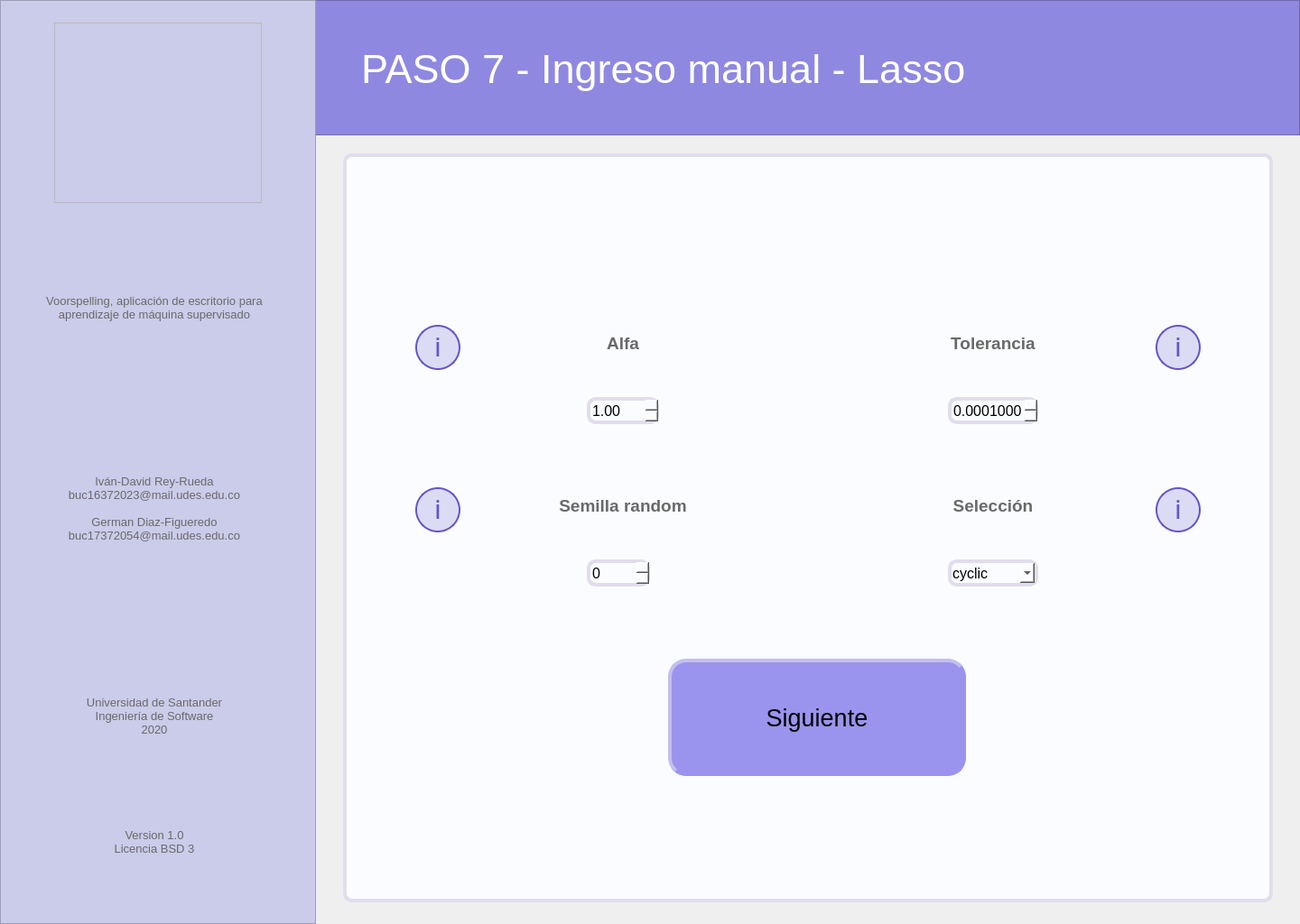
<?xml version="1.0" encoding="UTF-8"?>
<ui version="4.0">
 <class>MainWindow</class>
 <widget class="QMainWindow" name="MainWindow">
  <property name="geometry">
   <rect>
    <x>0</x>
    <y>0</y>
    <width>1440</width>
    <height>1024</height>
   </rect>
  </property>
  <property name="minimumSize">
   <size>
    <width>1440</width>
    <height>1024</height>
   </size>
  </property>
  <property name="maximumSize">
   <size>
    <width>1440</width>
    <height>1024</height>
   </size>
  </property>
  <property name="windowTitle">
   <string>Voorspelling</string>
  </property>
  <widget class="QWidget" name="centralwidget">
   <widget class="QFrame" name="left_bar">
    <property name="geometry">
     <rect>
      <x>0</x>
      <y>0</y>
      <width>350</width>
      <height>1024</height>
     </rect>
    </property>
    <property name="styleSheet">
     <string notr="true">background-color: rgb(203, 203, 234);

</string>
    </property>
    <property name="frameShape">
     <enum>QFrame::StyledPanel</enum>
    </property>
    <property name="frameShadow">
     <enum>QFrame::Raised</enum>
    </property>
    <widget class="QLabel" name="lbl_left_1">
     <property name="geometry">
      <rect>
       <x>18</x>
       <y>278</y>
       <width>306</width>
       <height>126</height>
      </rect>
     </property>
     <property name="font">
      <font>
       <pointsize>10</pointsize>
      </font>
     </property>
     <property name="styleSheet">
      <string notr="true">color: rgb(105, 105, 105);</string>
     </property>
     <property name="text">
      <string>Voorspelling, aplicación de escritorio para aprendizaje de máquina supervisado</string>
     </property>
     <property name="alignment">
      <set>Qt::AlignCenter</set>
     </property>
     <property name="wordWrap">
      <bool>true</bool>
     </property>
    </widget>
    <widget class="QLabel" name="lbl_left_2">
     <property name="geometry">
      <rect>
       <x>18</x>
       <y>500</y>
       <width>306</width>
       <height>126</height>
      </rect>
     </property>
     <property name="font">
      <font>
       <pointsize>10</pointsize>
      </font>
     </property>
     <property name="styleSheet">
      <string notr="true">color: rgb(105, 105, 105);</string>
     </property>
     <property name="text">
      <string>Iván-David Rey-Rueda
buc16372023@mail.udes.edu.co

German Diaz-Figueredo
buc17372054@mail.udes.edu.co</string>
     </property>
     <property name="alignment">
      <set>Qt::AlignCenter</set>
     </property>
     <property name="wordWrap">
      <bool>true</bool>
     </property>
    </widget>
    <widget class="QLabel" name="lbl_left_3">
     <property name="geometry">
      <rect>
       <x>18</x>
       <y>730</y>
       <width>306</width>
       <height>126</height>
      </rect>
     </property>
     <property name="font">
      <font>
       <pointsize>10</pointsize>
      </font>
     </property>
     <property name="styleSheet">
      <string notr="true">color: rgb(105, 105, 105);</string>
     </property>
     <property name="text">
      <string>Universidad de Santander
Ingeniería de Software
2020</string>
     </property>
     <property name="alignment">
      <set>Qt::AlignCenter</set>
     </property>
     <property name="wordWrap">
      <bool>true</bool>
     </property>
    </widget>
    <widget class="QLabel" name="lbl_left_4">
     <property name="geometry">
      <rect>
       <x>18</x>
       <y>870</y>
       <width>306</width>
       <height>126</height>
      </rect>
     </property>
     <property name="font">
      <font>
       <pointsize>10</pointsize>
      </font>
     </property>
     <property name="styleSheet">
      <string notr="true">color: rgb(105, 105, 105);</string>
     </property>
     <property name="text">
      <string>Version 1.0
Licencia BSD 3</string>
     </property>
     <property name="alignment">
      <set>Qt::AlignCenter</set>
     </property>
     <property name="wordWrap">
      <bool>true</bool>
     </property>
    </widget>
   </widget>
   <widget class="QFrame" name="logo">
    <property name="geometry">
     <rect>
      <x>60</x>
      <y>25</y>
      <width>230</width>
      <height>200</height>
     </rect>
    </property>
    <property name="styleSheet">
     <string notr="true">image: url(:/image/voorspelling_logo.png);</string>
    </property>
    <property name="frameShape">
     <enum>QFrame::StyledPanel</enum>
    </property>
    <property name="frameShadow">
     <enum>QFrame::Raised</enum>
    </property>
   </widget>
   <widget class="QFrame" name="up_bar">
    <property name="geometry">
     <rect>
      <x>0</x>
      <y>0</y>
      <width>1440</width>
      <height>150</height>
     </rect>
    </property>
    <property name="styleSheet">
     <string notr="true">background-color: rgb(143, 136, 224);</string>
    </property>
    <property name="frameShape">
     <enum>QFrame::StyledPanel</enum>
    </property>
    <property name="frameShadow">
     <enum>QFrame::Raised</enum>
    </property>
    <widget class="QLabel" name="lbl_tittle">
     <property name="geometry">
      <rect>
       <x>400</x>
       <y>40</y>
       <width>761</width>
       <height>72</height>
      </rect>
     </property>
     <property name="font">
      <font>
       <family>MS Shell Dlg 2</family>
       <pointsize>34</pointsize>
       <weight>50</weight>
       <italic>false</italic>
       <bold>false</bold>
      </font>
     </property>
     <property name="styleSheet">
      <string notr="true">border: none;
color: rgb(255, 255, 255);</string>
     </property>
     <property name="text">
      <string>PASO 7 - Ingreso manual - Lasso</string>
     </property>
     <property name="scaledContents">
      <bool>false</bool>
     </property>
     <property name="alignment">
      <set>Qt::AlignLeading|Qt::AlignLeft|Qt::AlignVCenter</set>
     </property>
     <property name="wordWrap">
      <bool>true</bool>
     </property>
     <property name="margin">
      <number>0</number>
     </property>
     <property name="indent">
      <number>0</number>
     </property>
    </widget>
   </widget>
   <widget class="QFrame" name="main_area">
    <property name="geometry">
     <rect>
      <x>380</x>
      <y>170</y>
      <width>1030</width>
      <height>830</height>
     </rect>
    </property>
    <property name="styleSheet">
     <string notr="true">background-color: rgb(250, 252, 255);
border: 4px solid;
border-color: rgb(225, 221, 235);
border-radius: 10px;</string>
    </property>
    <property name="frameShape">
     <enum>QFrame::StyledPanel</enum>
    </property>
    <property name="frameShadow">
     <enum>QFrame::Raised</enum>
    </property>
    <widget class="QLabel" name="lbl_alfa">
     <property name="geometry">
      <rect>
       <x>130</x>
       <y>170</y>
       <width>360</width>
       <height>80</height>
      </rect>
     </property>
     <property name="font">
      <font>
       <pointsize>14</pointsize>
       <weight>75</weight>
       <bold>true</bold>
      </font>
     </property>
     <property name="styleSheet">
      <string notr="true">color: rgb(105, 105, 105);
border: none;</string>
     </property>
     <property name="text">
      <string>Alfa</string>
     </property>
     <property name="alignment">
      <set>Qt::AlignCenter</set>
     </property>
     <property name="wordWrap">
      <bool>true</bool>
     </property>
    </widget>
    <widget class="QLabel" name="lbl_tolerancia">
     <property name="geometry">
      <rect>
       <x>540</x>
       <y>170</y>
       <width>360</width>
       <height>80</height>
      </rect>
     </property>
     <property name="font">
      <font>
       <pointsize>14</pointsize>
       <weight>75</weight>
       <bold>true</bold>
      </font>
     </property>
     <property name="styleSheet">
      <string notr="true">color: rgb(105, 105, 105);
border: none;</string>
     </property>
     <property name="text">
      <string>Tolerancia</string>
     </property>
     <property name="alignment">
      <set>Qt::AlignCenter</set>
     </property>
     <property name="wordWrap">
      <bool>true</bool>
     </property>
    </widget>
    <widget class="QLabel" name="lbl_semilla_random">
     <property name="geometry">
      <rect>
       <x>130</x>
       <y>350</y>
       <width>360</width>
       <height>80</height>
      </rect>
     </property>
     <property name="font">
      <font>
       <pointsize>14</pointsize>
       <weight>75</weight>
       <bold>true</bold>
      </font>
     </property>
     <property name="styleSheet">
      <string notr="true">color: rgb(105, 105, 105);
border: none;</string>
     </property>
     <property name="text">
      <string>Semilla random</string>
     </property>
     <property name="alignment">
      <set>Qt::AlignCenter</set>
     </property>
     <property name="wordWrap">
      <bool>true</bool>
     </property>
    </widget>
    <widget class="QLabel" name="lbl_seleccion">
     <property name="geometry">
      <rect>
       <x>540</x>
       <y>350</y>
       <width>360</width>
       <height>80</height>
      </rect>
     </property>
     <property name="font">
      <font>
       <pointsize>14</pointsize>
       <weight>75</weight>
       <bold>true</bold>
      </font>
     </property>
     <property name="styleSheet">
      <string notr="true">color: rgb(105, 105, 105);
border: none;</string>
     </property>
     <property name="text">
      <string>Selección</string>
     </property>
     <property name="alignment">
      <set>Qt::AlignCenter</set>
     </property>
     <property name="wordWrap">
      <bool>true</bool>
     </property>
    </widget>
    <widget class="QPushButton" name="btn_info_alfa">
     <property name="geometry">
      <rect>
       <x>80</x>
       <y>190</y>
       <width>50</width>
       <height>50</height>
      </rect>
     </property>
     <property name="styleSheet">
      <string notr="true">QPushButton{
background: rgba(101, 85, 198, 0.2);
border: 2px solid #6555C6;
box-sizing: border-box;
border-radius: 25px;


position: absolute;
width: 25px;
height: 44.55px;
font-family: Roboto;
font-style: normal;
font-weight: normal;
font-size: 30px;
line-height: 56px;
display: flex;
align-items: center;
text-align: center;

color: #6555C6;
}
QPushButton:hover{
background-color: rgb(190, 185, 250);
}
QPushButton:pressed{
background-color: rgb(160, 150, 240);
}</string>
     </property>
     <property name="text">
      <string>i</string>
     </property>
    </widget>
    <widget class="QPushButton" name="btn_info_semilla_random">
     <property name="geometry">
      <rect>
       <x>80</x>
       <y>370</y>
       <width>50</width>
       <height>50</height>
      </rect>
     </property>
     <property name="styleSheet">
      <string notr="true">QPushButton{
background: rgba(101, 85, 198, 0.2);
border: 2px solid #6555C6;
box-sizing: border-box;
border-radius: 25px;


position: absolute;
width: 25px;
height: 44.55px;
font-family: Roboto;
font-style: normal;
font-weight: normal;
font-size: 30px;
line-height: 56px;
display: flex;
align-items: center;
text-align: center;

color: #6555C6;
}
QPushButton:hover{
background-color: rgb(190, 185, 250);
}
QPushButton:pressed{
background-color: rgb(160, 150, 240);
}</string>
     </property>
     <property name="text">
      <string>i</string>
     </property>
    </widget>
    <widget class="QPushButton" name="btn_info_tolerancia">
     <property name="geometry">
      <rect>
       <x>900</x>
       <y>190</y>
       <width>50</width>
       <height>50</height>
      </rect>
     </property>
     <property name="styleSheet">
      <string notr="true">QPushButton{
background: rgba(101, 85, 198, 0.2);
border: 2px solid #6555C6;
box-sizing: border-box;
border-radius: 25px;


position: absolute;
width: 25px;
height: 44.55px;
font-family: Roboto;
font-style: normal;
font-weight: normal;
font-size: 30px;
line-height: 56px;
display: flex;
align-items: center;
text-align: center;

color: #6555C6;
}
QPushButton:hover{
background-color: rgb(190, 185, 250);
}
QPushButton:pressed{
background-color: rgb(160, 150, 240);
}</string>
     </property>
     <property name="text">
      <string>i</string>
     </property>
    </widget>
    <widget class="QPushButton" name="btn_info_seleccion">
     <property name="geometry">
      <rect>
       <x>900</x>
       <y>370</y>
       <width>50</width>
       <height>50</height>
      </rect>
     </property>
     <property name="styleSheet">
      <string notr="true">QPushButton{
background: rgba(101, 85, 198, 0.2);
border: 2px solid #6555C6;
box-sizing: border-box;
border-radius: 25px;


position: absolute;
width: 25px;
height: 44.55px;
font-family: Roboto;
font-style: normal;
font-weight: normal;
font-size: 30px;
line-height: 56px;
display: flex;
align-items: center;
text-align: center;

color: #6555C6;
}
QPushButton:hover{
background-color: rgb(190, 185, 250);
}
QPushButton:pressed{
background-color: rgb(160, 150, 240);
}</string>
     </property>
     <property name="text">
      <string>i</string>
     </property>
    </widget>
    <widget class="QSpinBox" name="sb_semilla_random">
     <property name="geometry">
      <rect>
       <x>270</x>
       <y>450</y>
       <width>70</width>
       <height>30</height>
      </rect>
     </property>
     <property name="font">
      <font>
       <pointsize>12</pointsize>
      </font>
     </property>
     <property name="minimum">
      <number>0</number>
     </property>
     <property name="maximum">
      <number>10000</number>
     </property>
     <property name="value">
      <number>0</number>
     </property>
    </widget>
    <widget class="QComboBox" name="cb_seleccion">
     <property name="geometry">
      <rect>
       <x>670</x>
       <y>450</y>
       <width>100</width>
       <height>30</height>
      </rect>
     </property>
     <property name="font">
      <font>
       <pointsize>12</pointsize>
      </font>
     </property>
     <property name="currentIndex">
      <number>0</number>
     </property>
     <item>
      <property name="text">
       <string>cyclic</string>
      </property>
     </item>
     <item>
      <property name="text">
       <string>random</string>
      </property>
     </item>
    </widget>
    <widget class="QDoubleSpinBox" name="sb_tolerancia">
     <property name="geometry">
      <rect>
       <x>670</x>
       <y>270</y>
       <width>100</width>
       <height>30</height>
      </rect>
     </property>
     <property name="font">
      <font>
       <pointsize>12</pointsize>
      </font>
     </property>
     <property name="decimals">
      <number>7</number>
     </property>
     <property name="minimum">
      <double>0.000001000000000</double>
     </property>
     <property name="maximum">
      <double>10.000000000000000</double>
     </property>
     <property name="singleStep">
      <double>0.000010000000000</double>
     </property>
     <property name="value">
      <double>0.000100000000000</double>
     </property>
    </widget>
    <widget class="QDoubleSpinBox" name="sb_alfa">
     <property name="geometry">
      <rect>
       <x>270</x>
       <y>270</y>
       <width>80</width>
       <height>30</height>
      </rect>
     </property>
     <property name="font">
      <font>
       <pointsize>12</pointsize>
      </font>
     </property>
     <property name="minimum">
      <double>1.000000000000000</double>
     </property>
     <property name="maximum">
      <double>100.000000000000000</double>
     </property>
     <property name="singleStep">
      <double>0.100000000000000</double>
     </property>
     <property name="value">
      <double>1.000000000000000</double>
     </property>
    </widget>
    <widget class="QPushButton" name="btn_next">
     <property name="geometry">
      <rect>
       <x>360</x>
       <y>560</y>
       <width>330</width>
       <height>130</height>
      </rect>
     </property>
     <property name="font">
      <font>
       <pointsize>20</pointsize>
       <kerning>true</kerning>
      </font>
     </property>
     <property name="styleSheet">
      <string notr="true">QPushButton{
background-color: rgb(154, 148, 238);
border-left-color: rgb(195, 190, 239);
border-top-color: rgb(195, 190, 239);
border-bottom-color: rgb(154, 148, 238);
border-right-color: rgb(154, 148, 238);
border-radius: 20px;
}
QPushButton:hover{
background-color: rgb(160, 155, 245);
}
QPushButton:pressed{
background-color: rgb(150, 140, 230);
border-left-color: rgb(140, 135, 220);
border-top-color: rgb(140, 135, 220);
border-bottom-color: rgb(195, 190, 239);
border-right-color: rgb(195, 190, 239);
}</string>
     </property>
     <property name="text">
      <string>Siguiente</string>
     </property>
     <property name="autoDefault">
      <bool>false</bool>
     </property>
    </widget>
    <widget class="QPushButton" name="btn_back">
     <property name="geometry">
      <rect>
       <x>60</x>
       <y>50</y>
       <width>70</width>
       <height>70</height>
      </rect>
     </property>
     <property name="styleSheet">
      <string notr="true">QPushButton{
background-image: url(:/botton/bxs-left-arrow-circle.svg);
border-radius: 35px;
border: none;


color: #6555C6;
}
QPushButton:hover{
background-color: rgb(235, 225, 250);

}
QPushButton:pressed{

background-color: qradialgradient(spread:pad, cx:0.5, cy:0.5, radius:0.5, fx:0.5, fy:0.5, stop:0 rgba(200, 190, 250, 205), stop:0.6 rgba(200, 190, 250, 205), stop:1 rgba(255, 255, 255, 0));

}

</string>
     </property>
     <property name="text">
      <string/>
     </property>
     <property name="iconSize">
      <size>
       <width>20</width>
       <height>20</height>
      </size>
     </property>
    </widget>
   </widget>
   <zorder>up_bar</zorder>
   <zorder>left_bar</zorder>
   <zorder>logo</zorder>
   <zorder>main_area</zorder>
  </widget>
 </widget>
 <resources>
  <include location="Images_voor.qrc"/>
 </resources>
 <connections/>
</ui>
